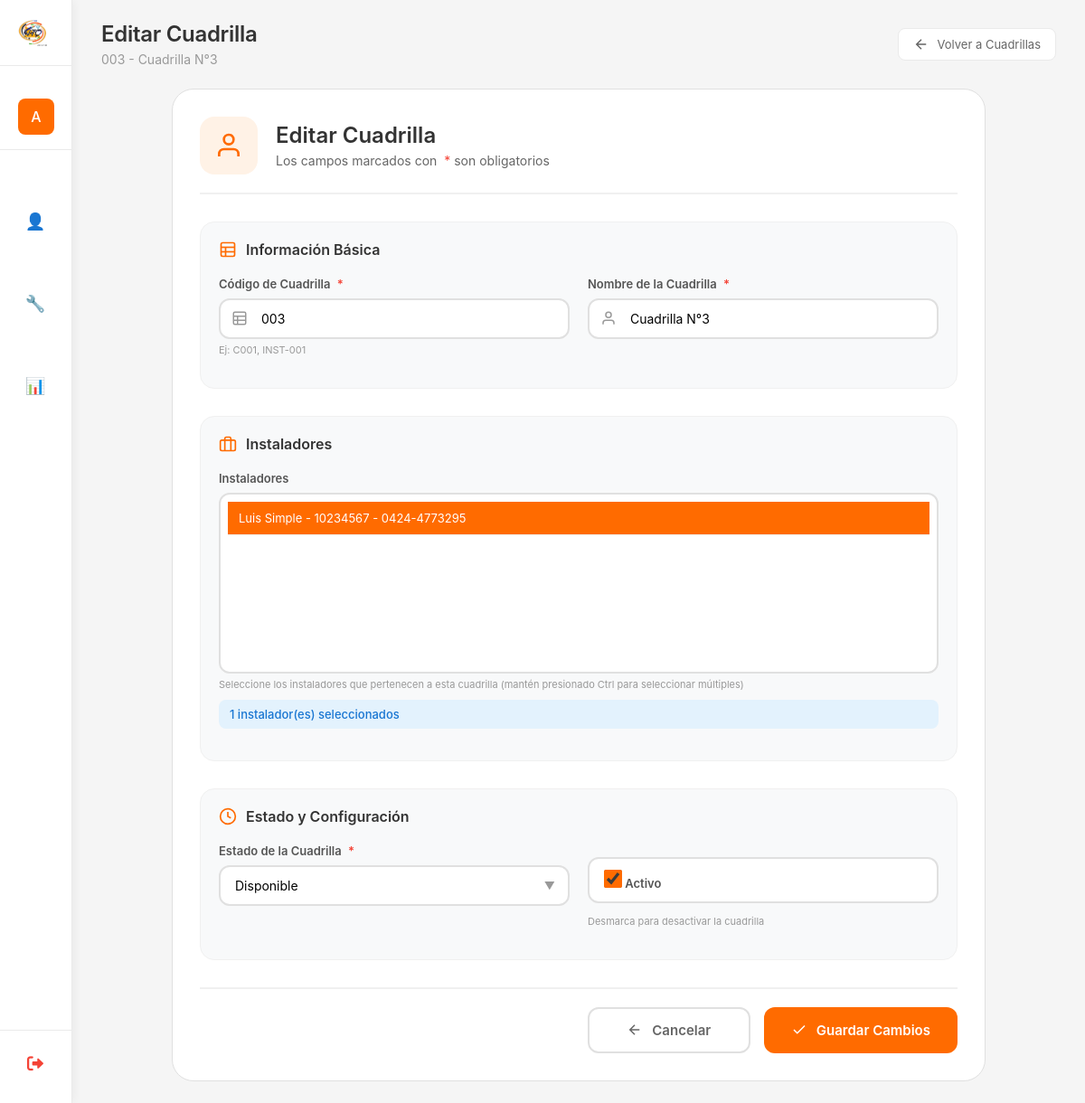
Page /5/editar/ (signed in) on the earlier database version.
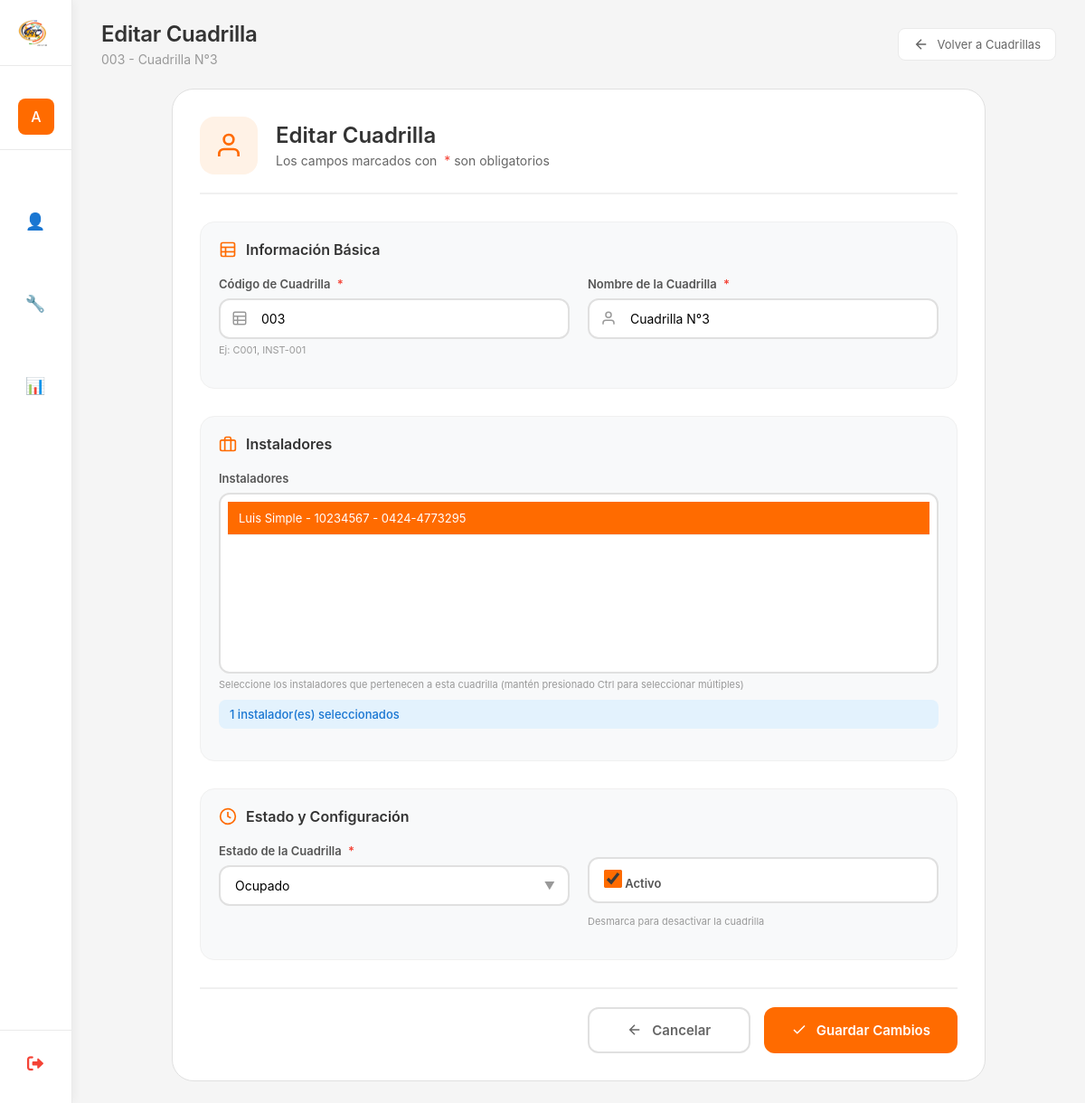
Same page on the later database version.
### myapp/models.py (models this page shows, shortened)
class Cuadrilla(models.Model):
    class EstadoCuadrilla(models.TextChoices):
        DISPONIBLE = 'DISPONIBLE', 'Disponible'
        OCUPADO = 'OCUPADO', 'Ocupado'
        EN_DESCANSO = 'DESCANSO', 'En Descanso'
        INACTIVO = 'INACTIVO', 'Inactivo'
    nombre = models.CharField(
        max_length=100,
        unique=True,
        verbose_name="Nombre de la Cuadrilla"
    )
    codigo = models.CharField(
        max_length=20,
        unique=True,
        verbose_name="Código de Cuadrilla",
        help_text="Ej: C001, INST-001"
    )
    instaladores = models.ManyToManyField(
        'PerfilUsuario',
        related_name='cuadrillas',
        verbose_name="Instaladores",
        blank=True
    )
    estado = models.CharField(
        max_length=20,
        choices=EstadoCuadrilla.choices,
        default=EstadoCuadrilla.DISPONIBLE,
        verbose_name="Estado de la Cuadrilla",
        db_index=True
    )
    fecha_creacion = models.DateTimeField(
        auto_now_add=True,
        verbose_name="Fecha de creación"
    )
    fecha_actualizacion = models.DateTimeField(
        auto_now=True,
        verbose_name="Última actualización"
    )
    creado_por = models.ForeignKey(
        User,
        on_delete=models.SET_NULL,
        null=True,
        blank=True,
        related_name='cuadrillas_creadas',
        verbose_name="Creado por"
    )
    activo = models.BooleanField(
        default=True,
        verbose_name="Activo"
    )
    class Meta:
        verbose_name = "Cuadrilla"
        verbose_name_plural = "Cuadrillas"
        ordering = ['nombre']
        indexes = [
            models.Index(fields=['estado']),
            models.Index(fields=['activo']),
            models.Index(fields=['codigo']),
        ]

### myapp/views_admin.py (the view)
# urls.py: path('<int:pk>/editar/', editar_cuadrilla, name='editar_cuadrilla'),
@login_required
def editar_cuadrilla(request, pk):
    if not es_admin(request.user):
        messages.error(request, 'No tienes permisos para acceder a esta página.')
        return redirect('lista_cuadrillas')
    cuadrilla = get_object_or_404(Cuadrilla, pk=pk)
    if request.method == 'POST':
        form = CuadrillaForm(request.POST, instance=cuadrilla)
        if form.is_valid():
            form.save()
            messages.success(request, f'✅ Cuadrilla "{cuadrilla.nombre}" actualizada exitosamente.')
            return redirect('lista_cuadrillas')
        else:
            messages.error(request, '❌ Por favor corrige los errores en el formulario.')
    else:
        form = CuadrillaForm(instance=cuadrilla)
    context = {
        'form': form,
        'cuadrilla': cuadrilla,
        'accion': 'Editar',
    }
    return render(request, 'Admin/cuadrilla/editar_cuadrilla.html', context)

### myapp/forms.py (called while the page is built)
    def instalador_label(self, obj):
        nombre_completo = obj.usuario.get_full_name() or obj.usuario.username
        return f"{nombre_completo} - {obj.cedula or 'Sin cédula'} - {obj.telefono or 'Sin teléfono'}"

### myapp/views_admin.py (called while the page is built)
def es_admin(user):
    return user.is_superuser

### myapp/templates/Admin/cuadrilla/editar_cuadrilla.html (shortened to what the changed rows need)
{% extends 'Inicio_De_Sesion/base.html' %}
{% load static %}
{% block page_title %}Editar Cuadrilla{% endblock %}
{% block page_subtitle %}{{ cuadrilla.codigo }} - {{ cuadrilla.nombre }}{% endblock %}
{% block content %}
<div class="form-container">
    <div class="form-card">
        <div class="form-header">
            <div class="form-header-text">
                <h2>Editar Cuadrilla</h2>
            </div>
        </div>
        <form method="post" class="edit-form" id="editarCuadrillaForm">
            <div class="form-section">
                <div class="grid-2">
                    <div class="form-group">
                        <div class="input-with-icon">
                            <svg width="18" height="18" viewBox="0 0 24 24" fill="none" stroke="#999" stroke-width="2">
                                <rect x="3" y="3" width="18" height="18" rx="2" ry="2"/>
                                <line x1="3" y1="9" x2="21" y2="9"/>
                                <line x1="3" y1="15" x2="21" y2="15"/>
                                <line x1="9" y1="21" x2="9" y2="9"/>
                            </svg>
                            {{ form.codigo }}
                        </div>
                    </div>
                    <div class="form-group">
                        <div class="input-with-icon">
                            <svg width="18" height="18" viewBox="0 0 24 24" fill="none" stroke="#999" stroke-width="2">
                                <path d="M20 21v-2a4 4 0 0 0-4-4H8a4 4 0 0 0-4 4v2"/>
                                <circle cx="12" cy="7" r="4"/>
                            </svg>
                            {{ form.nombre }}
                        </div>
                    </div>
                </div>
            </div>
            <div class="form-section">
                <div class="grid-2">
                    <div class="form-group">
                        <div class="select-wrapper">
                            {{ form.estado }}
                        </div>
                    </div>
                    <div class="form-group checkbox-group">
                        <label class="checkbox-label">
                            {{ form.activo }}
                            <span>{{ form.activo.label }}</span>
                        </label>
                    </div>
                </div>
            </div>
        </form>
    </div>
</div>
{% endblock %}

Differences in the rows shown:
changed Cuadrilla "Cuadrilla N°3": estado "Disponible" → "Ocupado"
